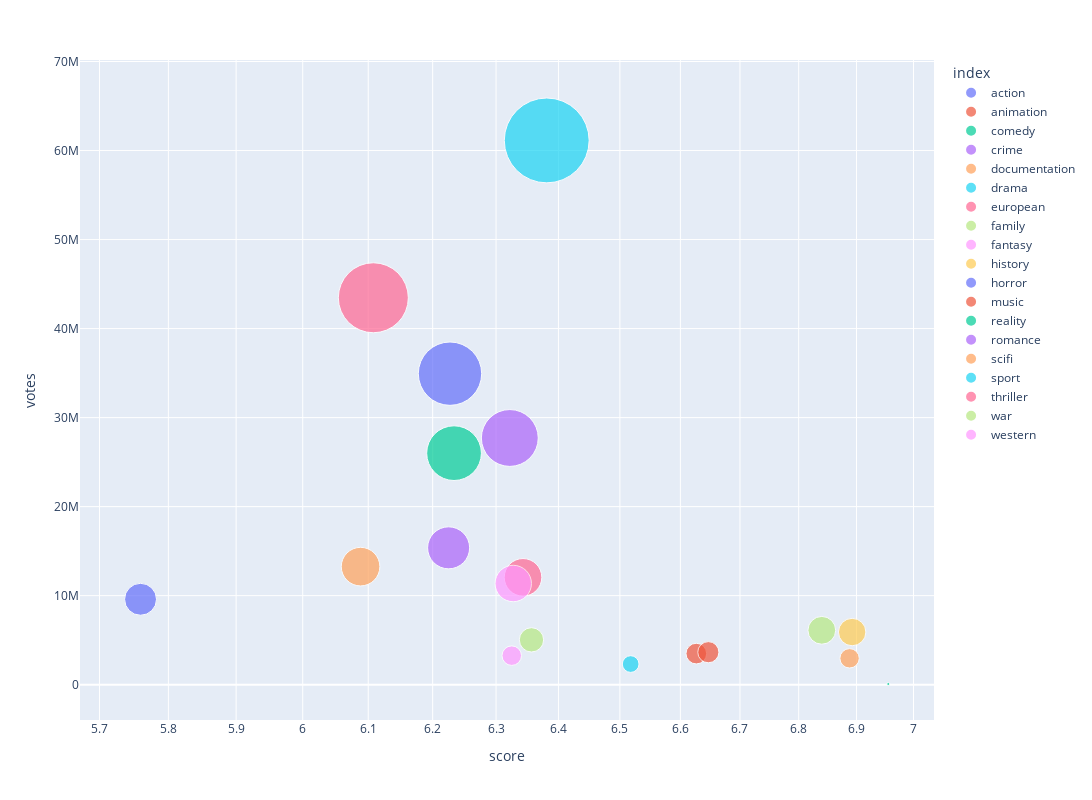

This figure's notebook cell:
### Code cell
fig = px.scatter(su_resul_df, x="score", y="votes", size="prom_relative", color="index",
           hover_name="index", log_x=True, size_max=60)
# Adjust the layout
fig.update_layout(
    height=800,  # Set the height of the graph
    width=1400   # Set the width of the graph
)
fig.show()

### Figure 1 — Plotly figure (JSON) as saved in the notebook; plotly's stock layout.template omitted (floating-point values rounded to 4 significant figures)
{"data": [{"hovertemplate": "<b>%{hovertext}</b><br><br>index=action<br>score=%{x}<br>votes=%{y}<br>prom_relative=%{marker.size}<extra></extra>", "hovertext": ["action"], "legendgroup": "action", "marker": {"color": "#636efa", "size": [0.7561], "sizemode": "area", "sizeref": 0.0003766, "symbol": "circle"}, "mode": "markers", "name": "action", "orientation": "v", "showlegend": true, "type": "scatter", "x": [6.227], "xaxis": "x", "y": [34934577], "yaxis": "y"}, {"hovertemplate": "<b>%{hovertext}</b><br><br>index=animation<br>score=%{x}<br>votes=%{y}<br>prom_relative=%{marker.size}<extra></extra>", "hovertext": ["animation"], "legendgroup": "animation", "marker": {"color": "#EF553B", "size": [0.08041], "sizemode": "area", "sizeref": 0.0003766, "symbol": "circle"}, "mode": "markers", "name": "animation", "orientation": "v", "showlegend": true, "type": "scatter", "x": [6.627], "xaxis": "x", "y": [3491150], "yaxis": "y"}, {"hovertemplate": "<b>%{hovertext}</b><br><br>index=comedy<br>score=%{x}<br>votes=%{y}<br>prom_relative=%{marker.size}<extra></extra>", "hovertext": ["comedy"], "legendgroup": "comedy", "marker": {"color": "#00cc96", "size": [0.5634], "sizemode": "area", "sizeref": 0.0003766, "symbol": "circle"}, "mode": "markers", "name": "comedy", "orientation": "v", "showlegend": true, "type": "scatter", "x": [6.234], "xaxis": "x", "y": [26005688], "yaxis": "y"}, {"hovertemplate": "<b>%{hovertext}</b><br><br>index=crime<br>score=%{x}<br>votes=%{y}<br>prom_relative=%{marker.size}<extra></extra>", "hovertext": ["crime"], "legendgroup": "crime", "marker": {"color": "#ab63fa", "size": [0.6089], "sizemode": "area", "sizeref": 0.0003766, "symbol": "circle"}, "mode": "markers", "name": "crime", "orientation": "v", "showlegend": true, "type": "scatter", "x": [6.322], "xaxis": "x", "y": [27711750], "yaxis": "y"}, {"hovertemplate": "<b>%{hovertext}</b><br><br>index=documentation<br>score=%{x}<br>votes=%{y}<br>prom_relative=%{marker.size}<extra></extra>", "hovertext": ["documentation"], "legendgroup": "documentation", "marker": {"color": "#FFA15A", "size": [0.0709], "sizemode": "area", "sizeref": 0.0003766, "symbol": "circle"}, "mode": "markers", "name": "documentation", "orientation": "v", "showlegend": true, "type": "scatter", "x": [6.888], "xaxis": "x", "y": [2961478], "yaxis": "y"}, {"hovertemplate": "<b>%{hovertext}</b><br><br>index=drama<br>score=%{x}<br>votes=%{y}<br>prom_relative=%{marker.size}<extra></extra>", "hovertext": ["drama"], "legendgroup": "drama", "marker": {"color": "#19d3f3", "size": [1.356], "sizemode": "area", "sizeref": 0.0003766, "symbol": "circle"}, "mode": "markers", "name": "drama", "orientation": "v", "showlegend": true, "type": "scatter", "x": [6.381], "xaxis": "x", "y": [61133748], "yaxis": "y"}, {"hovertemplate": "<b>%{hovertext}</b><br><br>index=european<br>score=%{x}<br>votes=%{y}<br>prom_relative=%{marker.size}<extra></extra>", "hovertext": ["european"], "legendgroup": "european", "marker": {"color": "#FF6692", "size": [0.2658], "sizemode": "area", "sizeref": 0.0003766, "symbol": "circle"}, "mode": "markers", "name": "european", "orientation": "v", "showlegend": true, "type": "scatter", "x": [6.343], "xaxis": "x", "y": [12058039], "yaxis": "y"}, {"hovertemplate": "<b>%{hovertext}</b><br><br>index=family<br>score=%{x}<br>votes=%{y}<br>prom_relative=%{marker.size}<extra></extra>", "hovertext": ["family"], "legendgroup": "family", "marker": {"color": "#B6E880", "size": [0.1113], "sizemode": "area", "sizeref": 0.0003766, "symbol": "circle"}, "mode": "markers", "name": "family", "orientation": "v", "showlegend": true, "type": "scatter", "x": [6.357], "xaxis": "x", "y": [5035885], "yaxis": "y"}, {"hovertemplate": "<b>%{hovertext}</b><br><br>index=fantasy<br>score=%{x}<br>votes=%{y}<br>prom_relative=%{marker.size}<extra></extra>", "hovertext": ["fantasy"], "legendgroup": "fantasy", "marker": {"color": "#FF97FF", "size": [0.2499], "sizemode": "area", "sizeref": 0.0003766, "symbol": "circle"}, "mode": "markers", "name": "fantasy", "orientation": "v", "showlegend": true, "type": "scatter", "x": [6.327], "xaxis": "x", "y": [11365248], "yaxis": "y"}, {"hovertemplate": "<b>%{hovertext}</b><br><br>index=history<br>score=%{x}<br>votes=%{y}<br>prom_relative=%{marker.size}<extra></extra>", "hovertext": ["history"], "legendgroup": "history", "marker": {"color": "#FECB52", "size": [0.1416], "sizemode": "area", "sizeref": 0.0003766, "symbol": "circle"}, "mode": "markers", "name": "history", "orientation": "v", "showlegend": true, "type": "scatter", "x": [6.892], "xaxis": "x", "y": [5911336], "yaxis": "y"}, {"hovertemplate": "<b>%{hovertext}</b><br><br>index=horror<br>score=%{x}<br>votes=%{y}<br>prom_relative=%{marker.size}<extra></extra>", "hovertext": ["horror"], "legendgroup": "horror", "marker": {"color": "#636efa", "size": [0.1921], "sizemode": "area", "sizeref": 0.0003766, "symbol": "circle"}, "mode": "markers", "name": "horror", "orientation": "v", "showlegend": true, "type": "scatter", "x": [5.759], "xaxis": "x", "y": [9594456], "yaxis": "y"}, {"hovertemplate": "<b>%{hovertext}</b><br><br>index=music<br>score=%{x}<br>votes=%{y}<br>prom_relative=%{marker.size}<extra></extra>", "hovertext": ["music"], "legendgroup": "music", "marker": {"color": "#EF553B", "size": [0.08431], "sizemode": "area", "sizeref": 0.0003766, "symbol": "circle"}, "mode": "markers", "name": "music", "orientation": "v", "showlegend": true, "type": "scatter", "x": [6.647], "xaxis": "x", "y": [3649537], "yaxis": "y"}, {"hovertemplate": "<b>%{hovertext}</b><br><br>index=reality<br>score=%{x}<br>votes=%{y}<br>prom_relative=%{marker.size}<extra></extra>", "hovertext": ["reality"], "legendgroup": "reality", "marker": {"color": "#00cc96", "size": [0.001848], "sizemode": "area", "sizeref": 0.0003766, "symbol": "circle"}, "mode": "markers", "name": "reality", "orientation": "v", "showlegend": true, "type": "scatter", "x": [6.956], "xaxis": "x", "y": [76436], "yaxis": "y"}, {"hovertemplate": "<b>%{hovertext}</b><br><br>index=romance<br>score=%{x}<br>votes=%{y}<br>prom_relative=%{marker.size}<extra></extra>", "hovertext": ["romance"], "legendgroup": "romance", "marker": {"color": "#ab63fa", "size": [0.3326], "sizemode": "area", "sizeref": 0.0003766, "symbol": "circle"}, "mode": "markers", "name": "romance", "orientation": "v", "showlegend": true, "type": "scatter", "x": [6.225], "xaxis": "x", "y": [15370969], "yaxis": "y"}, {"hovertemplate": "<b>%{hovertext}</b><br><br>index=scifi<br>score=%{x}<br>votes=%{y}<br>prom_relative=%{marker.size}<extra></extra>", "hovertext": ["scifi"], "legendgroup": "scifi", "marker": {"color": "#FFA15A", "size": [0.2806], "sizemode": "area", "sizeref": 0.0003766, "symbol": "circle"}, "mode": "markers", "name": "scifi", "orientation": "v", "showlegend": true, "type": "scatter", "x": [6.088], "xaxis": "x", "y": [13259762], "yaxis": "y"}, {"hovertemplate": "<b>%{hovertext}</b><br><br>index=sport<br>score=%{x}<br>votes=%{y}<br>prom_relative=%{marker.size}<extra></extra>", "hovertext": ["sport"], "legendgroup": "sport", "marker": {"color": "#19d3f3", "size": [0.05249], "sizemode": "area", "sizeref": 0.0003766, "symbol": "circle"}, "mode": "markers", "name": "sport", "orientation": "v", "showlegend": true, "type": "scatter", "x": [6.518], "xaxis": "x", "y": [2317001], "yaxis": "y"}, {"hovertemplate": "<b>%{hovertext}</b><br><br>index=thriller<br>score=%{x}<br>votes=%{y}<br>prom_relative=%{marker.size}<extra></extra>", "hovertext": ["thriller"], "legendgroup": "thriller", "marker": {"color": "#FF6692", "size": [0.9227], "sizemode": "area", "sizeref": 0.0003766, "symbol": "circle"}, "mode": "markers", "name": "thriller", "orientation": "v", "showlegend": true, "type": "scatter", "x": [6.108], "xaxis": "x", "y": [43462659], "yaxis": "y"}, {"hovertemplate": "<b>%{hovertext}</b><br><br>index=war<br>score=%{x}<br>votes=%{y}<br>prom_relative=%{marker.size}<extra></extra>", "hovertext": ["war"], "legendgroup": "war", "marker": {"color": "#B6E880", "size": [0.1452], "sizemode": "area", "sizeref": 0.0003766, "symbol": "circle"}, "mode": "markers", "name": "war", "orientation": "v", "showlegend": true, "type": "scatter", "x": [6.84], "xaxis": "x", "y": [6107839], "yaxis": "y"}, {"hovertemplate": "<b>%{hovertext}</b><br><br>index=western<br>score=%{x}<br>votes=%{y}<br>prom_relative=%{marker.size}<extra></extra>", "hovertext": ["western"], "legendgroup": "western", "marker": {"color": "#FF97FF", "size": [0.07169], "sizemode": "area", "sizeref": 0.0003766, "symbol": "circle"}, "mode": "markers", "name": "western", "orientation": "v", "showlegend": true, "type": "scatter", "x": [6.325], "xaxis": "x", "y": [3261007], "yaxis": "y"}], "layout": {"height": 800, "legend": {"itemsizing": "constant", "title": {"text": "index"}, "tracegroupgap": 0}, "margin": {"t": 60}, "width": 1400, "xaxis": {"anchor": "y", "domain": [0, 1], "title": {"text": "score"}, "type": "log"}, "yaxis": {"anchor": "x", "domain": [0, 1], "title": {"text": "votes"}}}}
